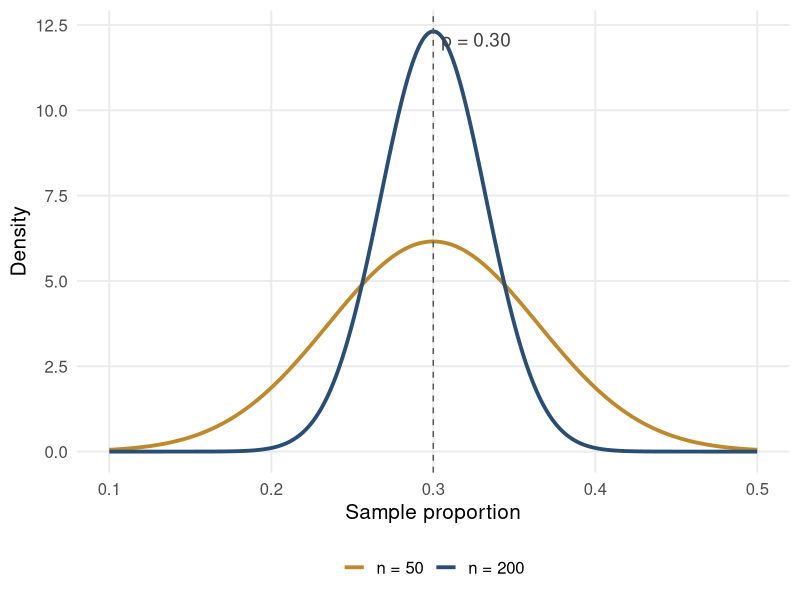
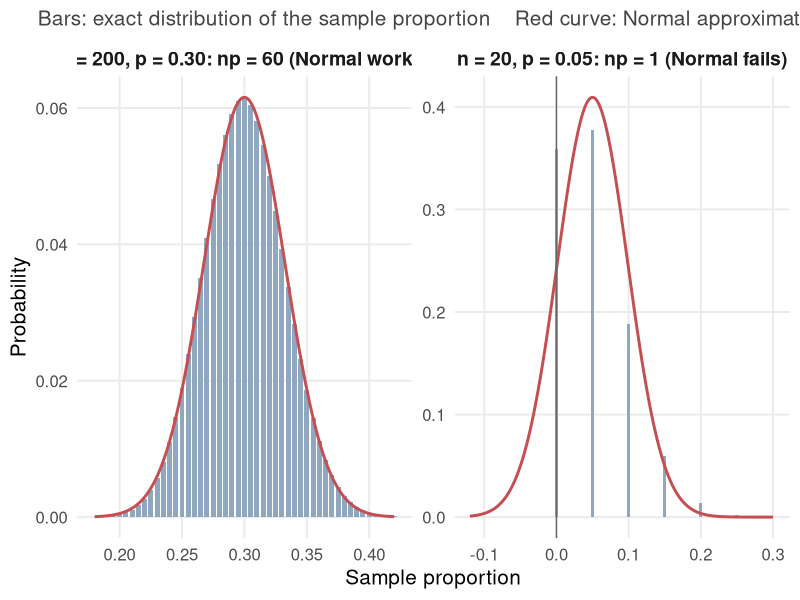
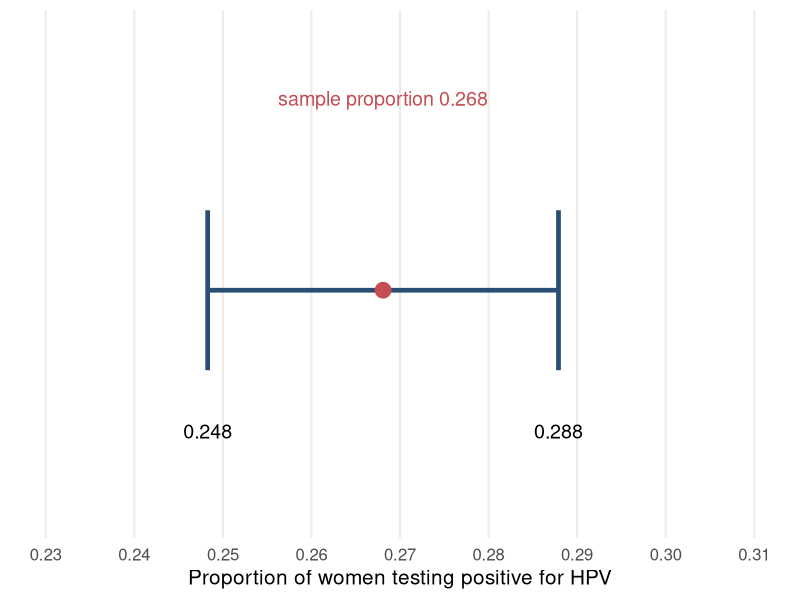
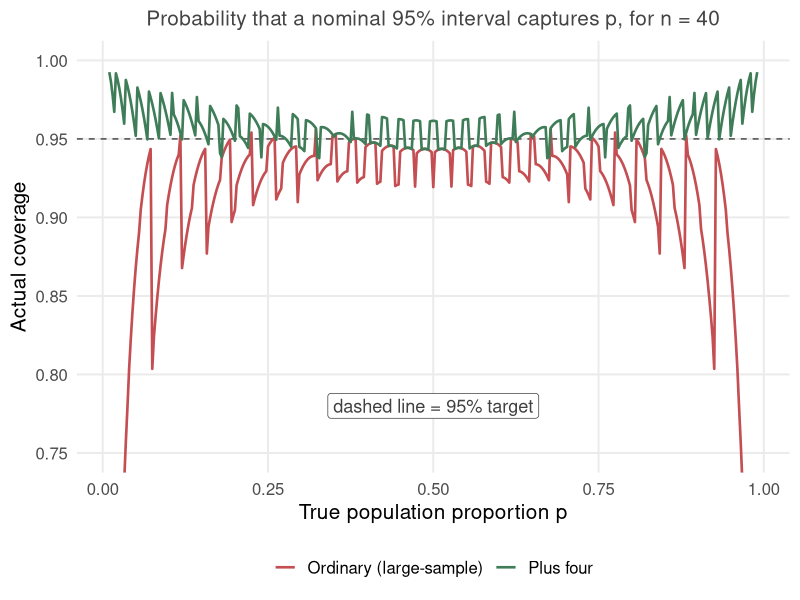
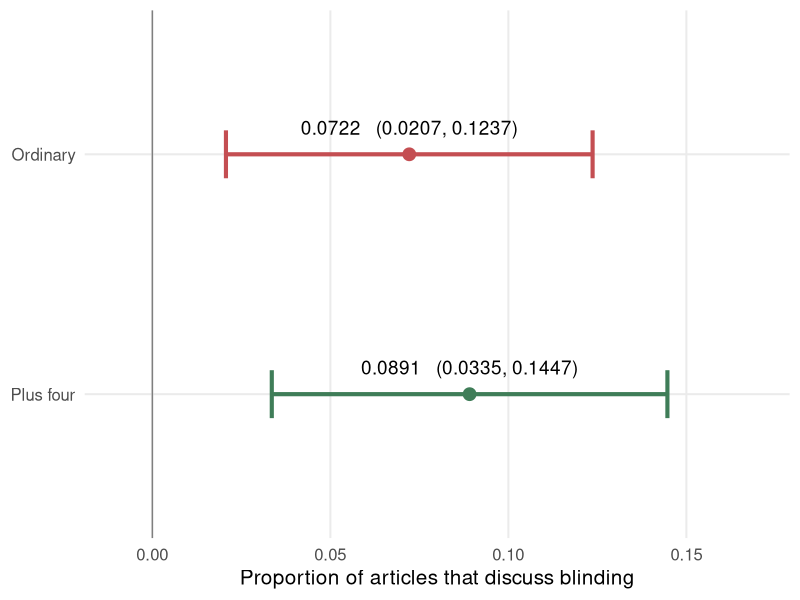
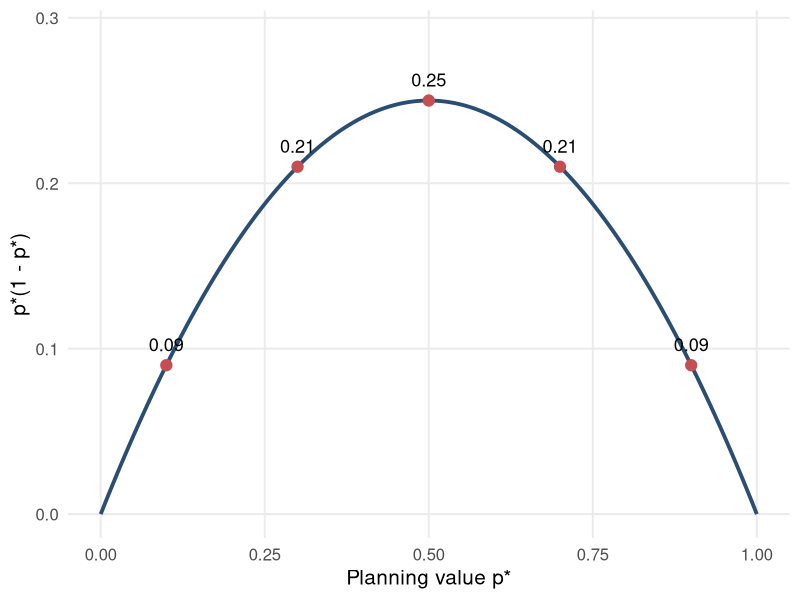
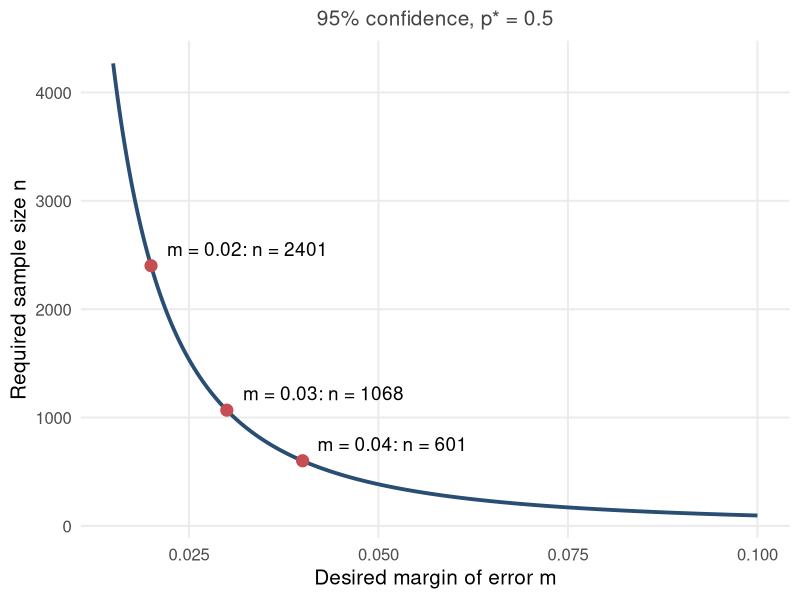
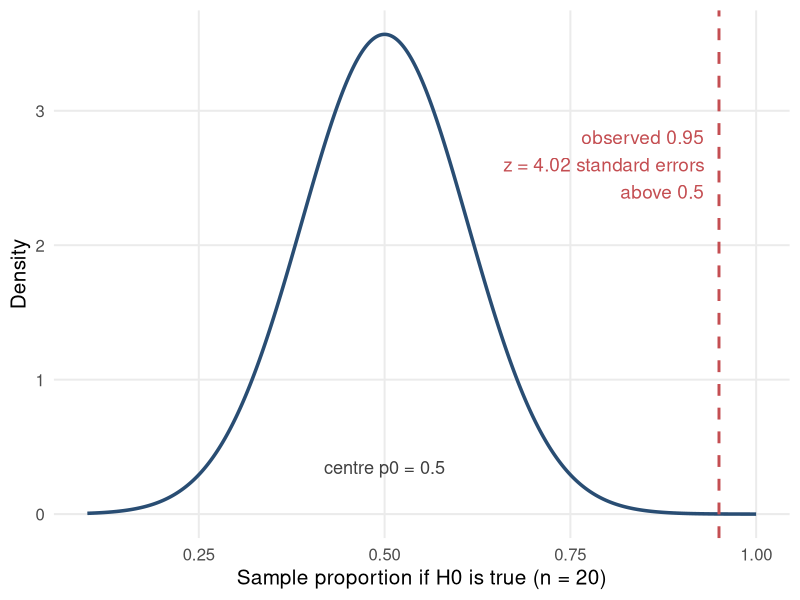

Source code (R) for these figures, in order: (Note: this script raises an error after producing the figures.)
## ---- chunk 1
knitr::opts_chunk$set(
  echo = TRUE,
  warning = FALSE,
  message = FALSE,
  fig.align = "center",
  out.width = "90%"
)

if (!requireNamespace("ggplot2", quietly = TRUE)) {
  stop("The ggplot2 package must be installed before this chapter is knitted.")
}

suppressPackageStartupMessages(library(ggplot2))

# -------------------------------------------------------------
# All figures are created here with ggsave() and saved as
# slide_ch19_*.png. The same files are used by Chapter19_Slides.tex,
# so knit this document before compiling the slides.
# -------------------------------------------------------------

course_blue  <- "#294D73"
course_red   <- "#C44E52"
course_green <- "#3F7D58"
course_gold  <- "#BE892D"
course_grey  <- "#8FA8BF"

slide_theme <- theme_minimal(base_size = 15) +
  theme(
    plot.title = element_text(face = "bold", hjust = 0.5),
    plot.subtitle = element_text(hjust = 0.5, colour = "#444444"),
    panel.grid.minor = element_blank(),
    plot.background = element_rect(fill = "white", colour = NA),
    strip.text = element_text(face = "bold", size = 14),
    legend.position = "bottom"
  )

save_plot <- function(name, plot, width = 10, height = 5) {
  ggsave(name, plot, width = width, height = height, dpi = 300, bg = "white")
}

wald <- function(x, n, z = qnorm(0.975)) {
  p <- x / n
  se <- sqrt(p * (1 - p) / n)
  c(est = p, lo = p - z * se, hi = p + z * se)
}
plus4 <- function(x, n, z = qnorm(0.975)) wald(x + 2, n + 4, z)

# ---- 1. Sampling distribution for two sample sizes ----------
p_pop <- 0.30
grid <- seq(0.10, 0.50, length.out = 1000)
samp <- rbind(
  data.frame(p_hat = grid, density = dnorm(grid, p_pop, sqrt(p_pop * (1 - p_pop) / 50)),
             n = "n = 50"),
  data.frame(p_hat = grid, density = dnorm(grid, p_pop, sqrt(p_pop * (1 - p_pop) / 200)),
             n = "n = 200")
)
samp$n <- factor(samp$n, levels = c("n = 50", "n = 200"))
f1 <- ggplot(samp, aes(p_hat, density, colour = n)) +
  geom_line(linewidth = 1.3) +
  geom_vline(xintercept = p_pop, linetype = "dashed", colour = "grey35") +
  annotate("text", x = 0.305, y = max(samp$density) * 0.98, hjust = 0,
           label = "p = 0.30", colour = "grey25", size = 4.8) +
  scale_colour_manual(values = c(course_gold, course_blue)) +
  labs(x = "Sample proportion", y = "Density", colour = NULL) +
  slide_theme
save_plot("slide_ch19_sampling_n.png", f1, height = 4.6)

# ---- 2. Shape: when the Normal approximation works ----------
shape_df <- function(n, p, lab) {
  x <- 0:n
  data.frame(p_hat = x / n, prob = dbinom(x, n, p), panel = lab,
             normal = dnorm(x / n, p, sqrt(p * (1 - p) / n)) / n)
}
shp <- rbind(
  shape_df(200, 0.30, "n = 200, p = 0.30: np = 60 (Normal works)"),
  shape_df(20, 0.05, "n = 20, p = 0.05: np = 1 (Normal fails)")
)
shp$panel <- factor(shp$panel, levels = unique(shp$panel))
shp <- subset(shp, (panel == levels(panel)[1] & p_hat >= 0.18 & p_hat <= 0.42) |
                   (panel == levels(panel)[2] & p_hat <= 0.30))
norm_curve <- function(n, p, lab, from, to) {
  g <- seq(from, to, length.out = 500)
  data.frame(p_hat = g, normal = dnorm(g, p, sqrt(p * (1 - p) / n)) / n, panel = lab)
}
curves <- rbind(
  norm_curve(200, 0.30, levels(shp$panel)[1], 0.18, 0.42),
  norm_curve(20, 0.05, levels(shp$panel)[2], -0.12, 0.30)
)
curves$panel <- factor(curves$panel, levels = levels(shp$panel))
f2 <- ggplot(shp, aes(p_hat, prob)) +
  geom_col(fill = course_grey, width = 0.004) +
  geom_line(data = curves, aes(y = normal), colour = course_red, linewidth = 1) +
  geom_vline(data = data.frame(panel = factor(levels(shp$panel)[2], levels = levels(shp$panel))),
             aes(xintercept = 0), colour = "grey40") +
  facet_wrap(~ panel, scales = "free") +
  labs(x = "Sample proportion", y = "Probability",
       subtitle = "Bars: exact distribution of the sample proportion    Red curve: Normal approximation") +
  slide_theme
save_plot("slide_ch19_shape.png", f2, width = 11, height = 4.4)

# ---- 3. HPV confidence interval -----------------------------
hpv <- wald(515, 1921)
f3 <- ggplot(data.frame(y = 1, est = hpv[["est"]], lo = hpv[["lo"]], hi = hpv[["hi"]]),
             aes(x = est, y = y)) +
  geom_errorbar(aes(xmin = lo, xmax = hi), orientation = "y", width = 0.25,
                linewidth = 1.6, colour = course_blue) +
  geom_point(size = 5, colour = course_red) +
  annotate("text", x = hpv[["est"]], y = 1.3, label = "sample proportion 0.268",
           colour = course_red, size = 5) +
  annotate("text", x = hpv[["lo"]], y = 0.78, label = "0.248", size = 5) +
  annotate("text", x = hpv[["hi"]], y = 0.78, label = "0.288", size = 5) +
  scale_y_continuous(NULL, breaks = NULL, limits = c(0.65, 1.4)) +
  scale_x_continuous(limits = c(0.23, 0.31), breaks = seq(0.23, 0.31, 0.01)) +
  labs(x = "Proportion of women testing positive for HPV") +
  slide_theme
save_plot("slide_ch19_hpv_ci.png", f3, height = 2.8)

# ---- 4. Actual coverage: ordinary vs plus four, n = 40 ------
n_cov <- 40
p_seq <- seq(0.01, 0.99, by = 0.0025)
coverage <- function(method) {
  ints <- t(sapply(0:n_cov, function(x) method(x, n_cov)))
  sapply(p_seq, function(p) sum(dbinom(0:n_cov, n_cov, p) * (ints[, "lo"] <= p & p <= ints[, "hi"])))
}
cov_df <- rbind(
  data.frame(p = p_seq, coverage = coverage(wald),  method = "Ordinary (large-sample)"),
  data.frame(p = p_seq, coverage = coverage(plus4), method = "Plus four")
)
f4 <- ggplot(cov_df, aes(p, coverage, colour = method)) +
  geom_hline(yintercept = 0.95, linetype = "dashed", colour = "grey30") +
  geom_line(linewidth = 0.9) +
  annotate("label", x = 0.5, y = 0.78, label = "dashed line = 95% target", size = 4.6, colour = "grey25", linewidth = 0) +
  scale_colour_manual(values = c(course_red, course_green)) +
  coord_cartesian(ylim = c(0.75, 1)) +
  labs(x = "True population proportion p", y = "Actual coverage", colour = NULL,
       subtitle = "Probability that a nominal 95% interval captures p, for n = 40") +
  slide_theme
save_plot("slide_ch19_coverage.png", f4, height = 4.6)

# ---- 5. Blinding: ordinary vs plus four ---------------------
bl <- rbind(wald(7, 97), plus4(7, 97))
bl_df <- data.frame(
  method = factor(c("Ordinary", "Plus four"), levels = c("Plus four", "Ordinary")),
  est = bl[, "est"], lo = bl[, "lo"], hi = bl[, "hi"]
)
bl_df$lab <- sprintf("%.4f   (%.4f, %.4f)", bl_df$est, bl_df$lo, bl_df$hi)
f5 <- ggplot(bl_df, aes(x = est, y = method, colour = method)) +
  geom_vline(xintercept = 0, colour = "grey50") +
  geom_errorbar(aes(xmin = lo, xmax = hi), orientation = "y", width = 0.2, linewidth = 1.4) +
  geom_point(size = 4) +
  geom_text(aes(label = lab), vjust = -1.4, size = 4.8, colour = "black") +
  scale_colour_manual(values = c(course_green, course_red), guide = "none") +
  scale_x_continuous(limits = c(-0.01, 0.17)) +
  labs(x = "Proportion of articles that discuss blinding", y = NULL) +
  slide_theme
save_plot("slide_ch19_blinding.png", f5, height = 3.4)

# ---- 6. Why p* = 0.5 is conservative ------------------------
ps <- seq(0, 1, length.out = 400)
marks <- data.frame(p = c(0.1, 0.3, 0.5, 0.7, 0.9))
marks$v <- marks$p * (1 - marks$p)
f6 <- ggplot(data.frame(p = ps, v = ps * (1 - ps)), aes(p, v)) +
  geom_line(linewidth = 1.3, colour = course_blue) +
  geom_point(data = marks, size = 3.5, colour = course_red) +
  geom_text(data = marks, aes(label = sprintf("%.2f", v)), vjust = -1, size = 4.6) +
  scale_y_continuous(limits = c(0, 0.29)) +
  labs(x = "Planning value p*", y = "p*(1 - p*)") +
  slide_theme
save_plot("slide_ch19_pstar.png", f6, height = 4.2)

# ---- 7. Required sample size vs margin of error -------------
m_seq <- seq(0.015, 0.10, length.out = 400)
n_df <- data.frame(m = m_seq, n = (1.96 / m_seq)^2 * 0.25)
n_marks <- data.frame(m = c(0.04, 0.03, 0.02), n = c(601, 1068, 2401))
f7 <- ggplot(n_df, aes(m, n)) +
  geom_line(linewidth = 1.3, colour = course_blue) +
  geom_point(data = n_marks, size = 3.8, colour = course_red) +
  geom_text(data = n_marks, aes(label = paste0("m = ", m, ": n = ", n)),
            hjust = -0.1, vjust = -0.7, size = 4.8) +
  scale_x_continuous(limits = c(0.015, 0.10)) +
  labs(x = "Desired margin of error m", y = "Required sample size n",
       subtitle = "95% confidence, p* = 0.5") +
  slide_theme
save_plot("slide_ch19_sample_size.png", f7, height = 4.4)

# ---- 8. Aphid null distribution of p-hat ---------------------
se0 <- sqrt(0.25 / 20)
ph <- seq(0.1, 1, length.out = 1000)
f8 <- ggplot(data.frame(p_hat = ph, d = dnorm(ph, 0.5, se0)), aes(p_hat, d)) +
  geom_area(data = data.frame(p_hat = ph[ph >= 0.95], d = dnorm(ph[ph >= 0.95], 0.5, se0)),
            fill = course_red, alpha = 0.6) +
  geom_line(linewidth = 1.2, colour = course_blue) +
  geom_vline(xintercept = 0.95, linetype = "dashed", colour = course_red, linewidth = 1) +
  annotate("text", x = 0.93, y = 2.6, hjust = 1, colour = course_red, size = 4.8,
           label = "observed 0.95\nz = 4.02 standard errors\nabove 0.5") +
  annotate("text", x = 0.5, y = 0.35, label = "centre p0 = 0.5", size = 4.6, colour = "grey25") +
  labs(x = "Sample proportion if H0 is true (n = 20)", y = "Density") +
  slide_theme
save_plot("slide_ch19_aphid_null.png", f8, height = 4.2)
## ---- chunk 2
x_hpv <- 515
n_hpv <- 1921

p_hat_hpv <- x_hpv / n_hpv
p_hat_hpv
## ---- chunk 3
knitr::include_graphics("slide_ch19_sampling_n.png")
## ---- chunk 4
knitr::include_graphics("slide_ch19_shape.png")
## ---- chunk 5
se_hpv <- sqrt(p_hat_hpv * (1 - p_hat_hpv) / n_hpv)
z_star_hpv <- qnorm(0.975)
margin_hpv <- z_star_hpv * se_hpv

c(
  estimate = p_hat_hpv,
  standard_error = se_hpv,
  lower = p_hat_hpv - margin_hpv,
  upper = p_hat_hpv + margin_hpv
)
## ---- chunk 6
knitr::include_graphics("slide_ch19_hpv_ci.png")
## ---- chunk 7
knitr::include_graphics("slide_ch19_coverage.png")
## ---- chunk 8
x_blind <- 7
n_blind <- 97

x_plus4 <- x_blind + 2
n_plus4 <- n_blind + 4
p_plus4 <- x_plus4 / n_plus4

se_plus4 <- sqrt(p_plus4 * (1 - p_plus4) / n_plus4)
margin_plus4 <- qnorm(0.975) * se_plus4

c(
  estimate = p_plus4,
  standard_error = se_plus4,
  lower = p_plus4 - margin_plus4,
  upper = p_plus4 + margin_plus4
)
## ---- chunk 9
knitr::include_graphics("slide_ch19_blinding.png")
## ---- chunk 10
knitr::include_graphics("slide_ch19_pstar.png")
## ---- chunk 11
confidence <- 0.95
margin <- 0.04
p_star <- 0.50

z_star <- qnorm(1 - (1 - confidence) / 2)
n_required <- (z_star / margin)^2 * p_star * (1 - p_star)

ceiling(n_required)
## ---- chunk 12
knitr::include_graphics("slide_ch19_sample_size.png")
## ---- chunk 13
knitr::include_graphics("slide_ch19_aphid_null.png")
## ---- chunk 14
x_aphid <- 19
n_aphid <- 20
p0_aphid <- 0.50

p_hat_aphid <- x_aphid / n_aphid
se_null_aphid <- sqrt(p0_aphid * (1 - p0_aphid) / n_aphid)
z_aphid <- (p_hat_aphid - p0_aphid) / se_null_aphid
p_value_aphid <- pnorm(z_aphid, lower.tail = FALSE)

c(
  sample_proportion = p_hat_aphid,
  null_standard_error = se_null_aphid,
  z_statistic = z_aphid,
  p_value = p_value_aphid
)
## ---- chunk 15
sum(dbinom(19:20, size = 20, prob = 0.5))
